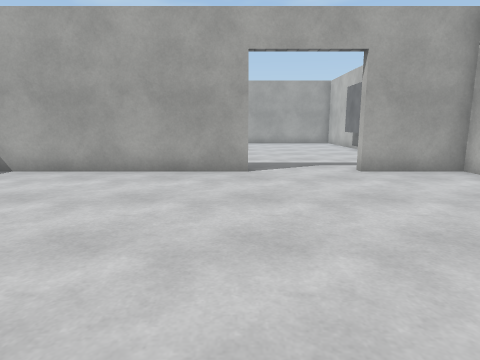
View 1 (above)

13 first-person views from a walk through a 3-D level made in the Unity game engine. The camera is 1.2 m above the floor, tilts 10° down and sees 75° across. The floor is counted in squares, 1 m on a side. Each view is taken from the middle of a square. On the plan, view 1 faces up. The plan holds only what a view shows up to about 13 squares ahead; the rest is blank. The place goes on beyond the plan. The player is left out. Some animated figures are not drawn. Surface patterns are stand-ins for the level's own textures.

View 2
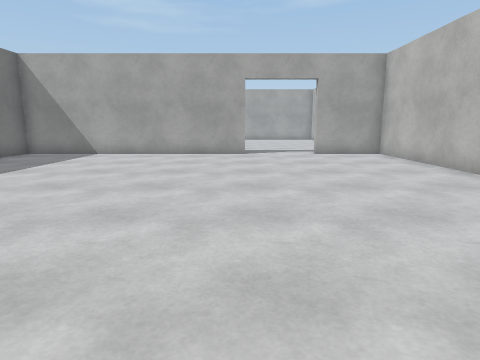

View 3
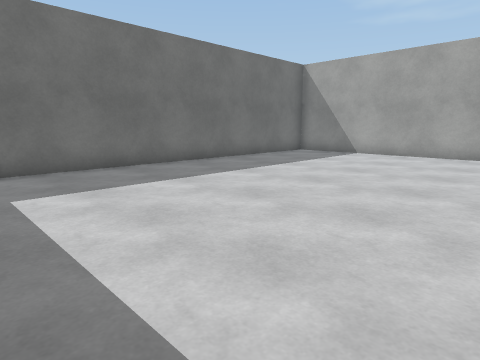

View 4
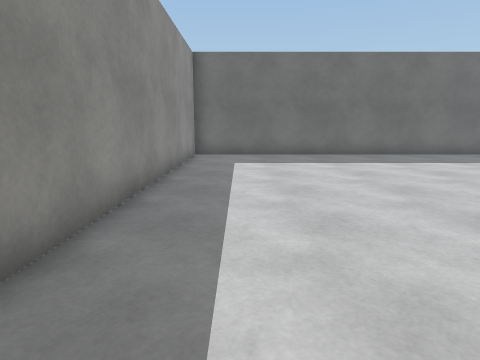

View 5
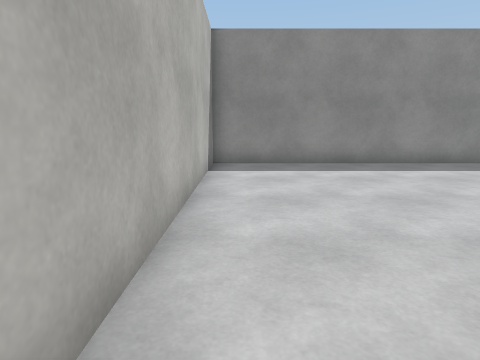

View 6
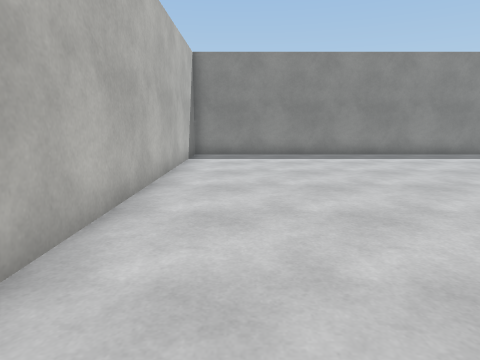

View 7
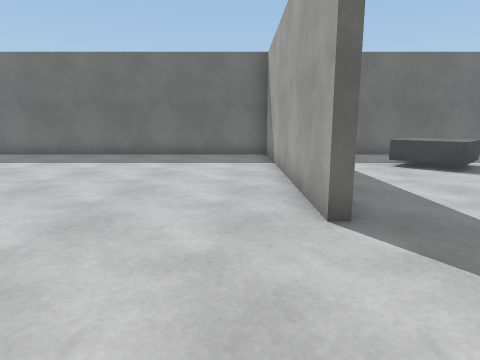

View 8
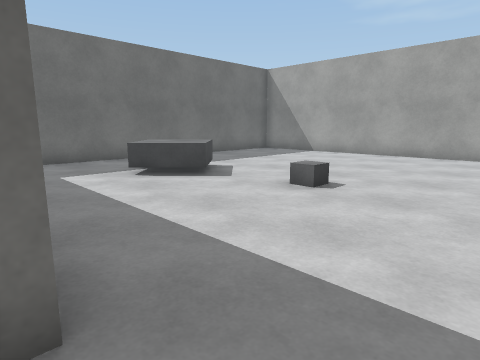

View 9
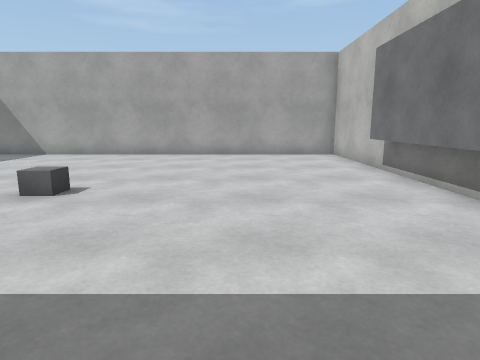

View 10
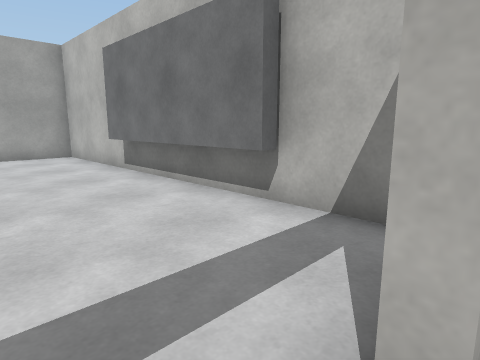

View 11
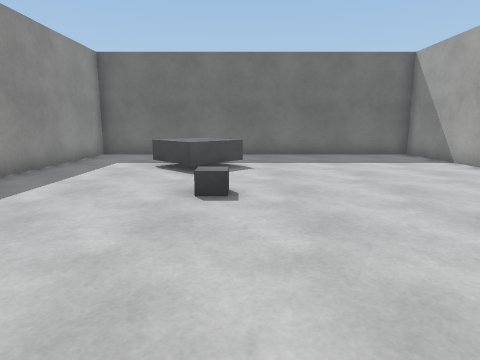

View 12
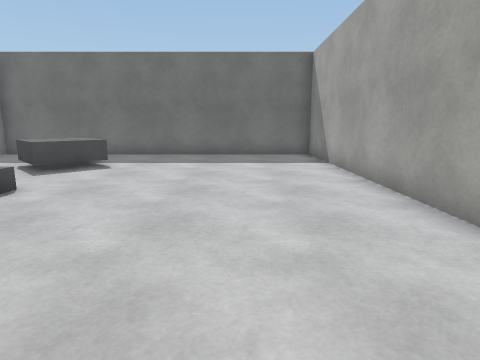

View 13
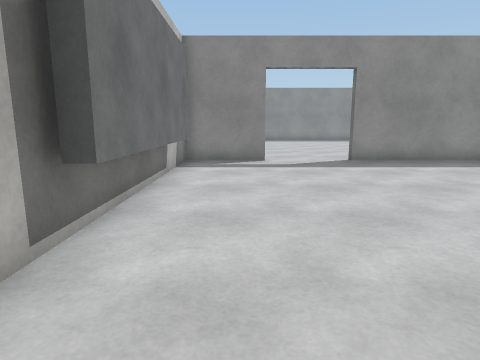

### Floor plan
Ten units are one square. View 1 is at (0, 0); x grows to the right and y downward. Boxes are objects, and circles mark ways between rooms. Rooms are numbered by the first view taken in them; rooms with no view inside come last. Other rooms are left out.
<svg viewBox="-93 -214 156 277">
<path fill="none" stroke="#000" d="M2 -84 2 -81 -88 -81 -88 58 58 58 58 -81 32 -81 32 -84M32 -84 58 -84 58 -209 -88 -209 -88 -84 2 -84M58 -109 53 -109 53 -161 58 -161"/>
<rect x="-65" y="-145" width="30" height="30" fill="#bbb"><title>other object</title></rect>
<circle cx="20" cy="-83" r="3" fill="#2a7"/>
<text x="-10" y="-10">1</text>
<text x="-20" y="-150">2</text>
</svg>
Room 1 opens to room 2.

Where each view was taken, in squares from view 1:
view 1: 0 up, 0 right, facing up
view 2: 5 down, 0 right, facing up
view 3: 5 down, 0 right, facing up-left
view 4: 4 down, 4 right, facing left
view 5: 4 up, 5 right, facing down
view 6: 7 up, 4 right, facing down
view 7: 7 up, 4 right, facing left
view 8: 8 up, 2 right, facing up-left
view 9: 8 up, 2 right, facing up
view 10: 8 up, 2 right, facing up-right
view 11: 14 up, 4 right, facing left
view 12: 18 up, 4 right, facing left
view 13: 19 up, 4 right, facing down
